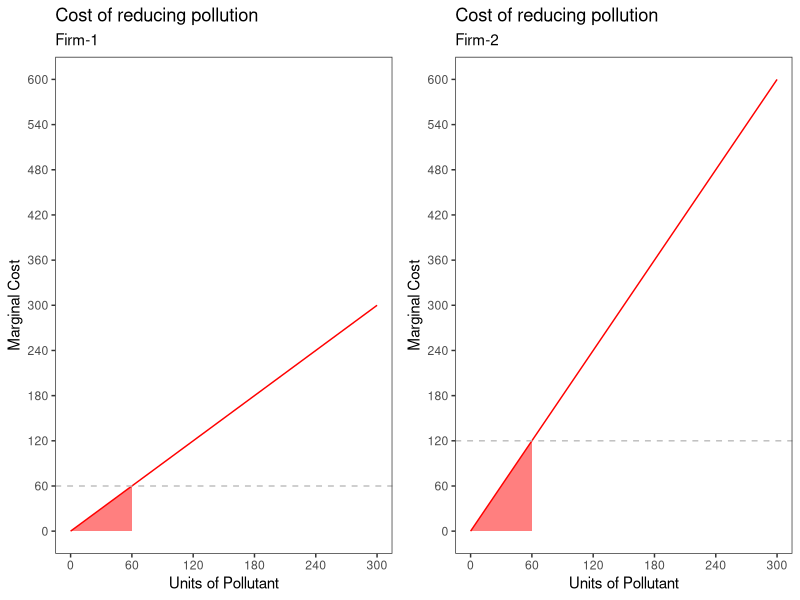

Reproduce this figure in R.
## ---- chunk 1

library(knitr)
knitr::opts_chunk$set(cache = TRUE,
                      echo = FALSE, 
                      message = FALSE, 
                      warning = FALSE, 
                      cache.lazy = FALSE, 
                      fig.align = "center", 
                      fig.width = 6, 
                      fig.height = 4)
library(tidyverse)
library(magrittr)
library(scales)
library(gridExtra)
## ---- chunk 2
df = data.frame(Year = c(0,1,2), Bike_park = c(-10000, 13000, 18000), Whitewater = c(-12000, 15000, 18000)) %>% 
  mutate(Bike_park_pv = Bike_park/(1.03^Year),
         Whitewater_pv = Whitewater/(1.03^Year))
df
## ---- chunk 3
p1 = ggplot()+
  theme_bw()+
  theme(panel.grid = element_blank())+
  scale_x_continuous(limits = c(0,300), breaks = seq(0,600,60))+
  scale_y_continuous(limits = c(0,600), breaks = seq(0,600,60))+
  labs(title = "Cost of reducing pollution",subtitle = "Firm-1",x = "Units of Pollutant", y = "Marginal Cost")+
  annotate(geom = "segment", x = 0, y = 0, xend = 300, yend = 300, color = "red")+
  annotate(geom = "polygon", x = c(0,60,60,0), y = c(0,0,60,0), fill = "red", alpha = 0.5)+
  geom_hline(yintercept = 60, linetype = "dashed", color = "grey")

p2 = ggplot()+
  theme_bw()+
  theme(panel.grid = element_blank())+
  scale_x_continuous(limits = c(0,300), breaks = seq(0,600,60))+
  scale_y_continuous(limits = c(0,600), breaks = seq(0,600,60))+
  labs(title = "Cost of reducing pollution",subtitle = "Firm-2",x = "Units of Pollutant", y = "Marginal Cost")+
  annotate(geom = "segment", x = 0, y = 0, xend = 300, yend = 600, color = "red")+
  annotate(geom = "polygon", x = c(0,60,60,0), y = c(0,0,120,0), fill = "red", alpha = 0.5)+
  geom_hline(yintercept = 120, linetype = "dashed", color = "grey")
grid.arrange(p1, p2, nrow = 1)
